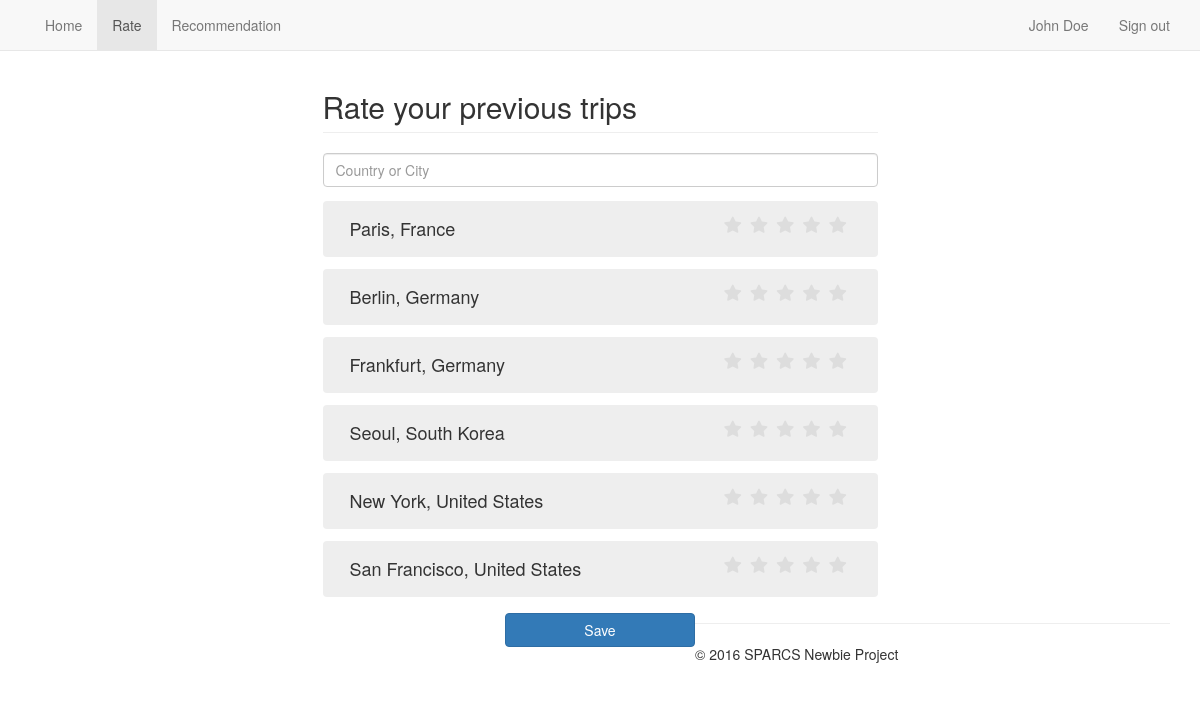
The page /rate/ (signed in) on the database its author committed.
### rate/models.py (models this page shows, shortened)
class Preference(models.Model):
    destination = models.ForeignKey(Destination)
    score = models.IntegerField(validators=[MinValueValidator(0), MaxValueValidator(5)])

class Destination(models.Model):
    name = models.CharField(max_length=30)
    country = models.ForeignKey(Country, null=True, blank=True)
    tags = models.ManyToManyField(Tag)

class Country(models.Model):
    name = models.CharField(max_length=30)
    class Meta:
        verbose_name_plural = "countries"

### rate/views.py (the view)
# urls.py: url(r'^rate/', views.preference_list),
@login_required
def preference_list(request):
    user = request.user
    userprofile = UserProfile.objects.get(user=user)
    for dest in Destination.objects.all():
        score = int(request.POST.get('rating_'+dest.name, -1))
        userprofile.set_preference(dest.name, score)
    pref_list = list(userprofile.preferences.all())
    pref_list.sort(key=lambda x: (x.destination.country.name, x.destination.name))
    data = {'user': user,
            'pref_list': pref_list}
    return render(request, 'rate.html', data)

### rate/models.py (called while the page is built, shortened)
    def set_preference(self, dest_name, score):
        try:
            pref = self.preferences.get(destination__name=dest_name)
        except ObjectDoesNotExist:
            pref = None
        if pref is not None:
            if score != -1:
                pref.score = score
                pref.save()

### rate/templates/rate.html (shortened to what this page needs)
<!DOCTYPE html>
<html lang="en">
  <head>
    <link rel="stylesheet" href="https://maxcdn.bootstrapcdn.com/bootstrap/3.3.7/css/bootstrap.min.css">
    <link rel="stylesheet" href="/static/customize.css" type="text/css">
    <link rel="stylesheet" href="//netdna.bootstrapcdn.com/font-awesome/4.2.0/css/font-awesome.min.css">
  </head>
  <body>
    <nav class="navbar navbar-default navbar-fixed-top">
      <div class="container">
        <div id="navbar" class="navbar-collapse collapse">
          <ul class="nav navbar-nav">
            <li>
              <a href="/main">Home</a>
            </li>
            <li class="active">
              <a href="/rate">Rate</a>
            </li>
            <li>
              <a href="/recommendation">Recommendation</a>
            </li>
          </ul>
          <ul class="nav navbar-nav navbar-right">
            {% if user is not None %}
            <li class="navbar-text">
              {{user.first_name}} {{user.last_name}}
            </li>
            <li>
              <a href="/logout">Sign out</a>
            </li>
            {% else %}
            <li>
              <a href="/login">Sign In</a>
            </li>
            {% endif %}
          </ul>
      </div>
      </div>
    </nav>
    <div class="container">
      <div class="row">
        <div class="col-sm-6 col-sm-offset-3">
          <h2 class="page-header">Rate your previous trips</h2>
          <div class="search-box">
              <input type="search" placeholder="Country or City" class="form-control" />
          </div>
        </div>
      </div>
      <form method="post">
        {% for pref in pref_list %}
        {% with pref.destination.name as dname %}
        <div class="row">
          <div class="col-sm-6 col-sm-offset-3">
            <div class="preference">
              <h4 class="col-sm-7">
                {{dname}}, {{pref.destination.country.name}}
              </h4>
              <fieldset class="rating col-sm-5">
                {% if pref.score == 5 %}
                <input type="radio" id="star5_{{dname}}" name="rating_{{dname}}" value="5" checked /><label class = "full" for="star5_{{dname}}" title="5 stars"></label>
                {% else %}
                <input type="radio" id="star5_{{dname}}" name="rating_{{dname}}" value="5" /><label class = "full" for="star5_{{dname}}" title="5 stars"></label>
                {% endif %}
                {% if pref.score == 4 %}
                <input type="radio" id="star4_{{dname}}" name="rating_{{dname}}" value="4" checked /><label class = "full" for="star4_{{dname}}" title="4 stars"></label>
                {% else %}
                <input type="radio" id="star4_{{dname}}" name="rating_{{dname}}" value="4" /><label class = "full" for="star4_{{dname}}" title="4 stars"></label>
                {% endif %}
                {% if pref.score == 3 %}
                <input type="radio" id="star3_{{dname}}" name="rating_{{dname}}" value="3" checked /><label class = "full" for="star3_{{dname}}" title="3 stars"></label>
                {% else %}
                <input type="radio" id="star3_{{dname}}" name="rating_{{dname}}" value="3" /><label class = "full" for="star3_{{dname}}" title="3 stars"></label>
                {% endif %}
                {% if pref.score == 2 %}
                <input type="radio" id="star2_{{dname}}" name="rating_{{dname}}" value="2" checked /><label class = "full" for="star2_{{dname}}" title="2 stars"></label>
                {% else %}
                <input type="radio" id="star2_{{dname}}" name="rating_{{dname}}" value="2" /><label class = "full" for="star2_{{dname}}" title="2 stars"></label>
                {% endif %}
                {% if pref.score == 1 %}
                <input type="radio" id="star1_{{dname}}" name="rating_{{dname}}" value="1" checked /><label class = "full" for="star1_{{dname}}" title="1 star"></label>
                {% else %}
                <input type="radio" id="star1_{{dname}}" name="rating_{{dname}}" value="1" /><label class = "full" for="star1_{{dname}}" title="1 star"></label>
                {% endif %}
              </fieldset>
              {% endwith %}
              <br />
              <br />
            </div>
          </div>
        </div>
        {% endfor %}
        <button type="submit" class="btn btn-primary col-sm-2 col-sm-offset-5" id="large-margin">Save</button>
      </form>
      <hr>
      <footer>
        <p>&copy; 2016 SPARCS Newbie Project</p>
      </footer>
    </div>
  </body>
</html>

### rate/static/customize.css (style rules this page uses)
body { padding-top: 50px; padding-bottom: 20px; }
#large-margin { margin-top: 10px; }
.search-box { background: white; padding-bottom: 8px; }
.preference { background-color: #eee; border-radius: 4px; padding: 8px 12px; margin: 6px 0px 6px; }
.rating { border: none; float: left; }
.rating > label:before { margin: 5px; font-size: 1.25em; font-family: FontAwesome; display: inline-block; content: "\f005"; }
.rating > label { color: #ddd; float: right; }

### rows shown on the page
Preference: destination.name "Paris", destination.country.name "France"
Preference: destination.name "Berlin", destination.country.name "Germany"
Preference: destination.name "Frankfurt", destination.country.name "Germany"
Preference: destination.name "Seoul", destination.country.name "South Korea"
Preference: destination.name "New York", destination.country.name "United States"
Preference: destination.name "San Francisco", destination.country.name "United States"

### other values the page prints
{{ user.first_name }} "John"
{{ user.last_name }} "Doe"
